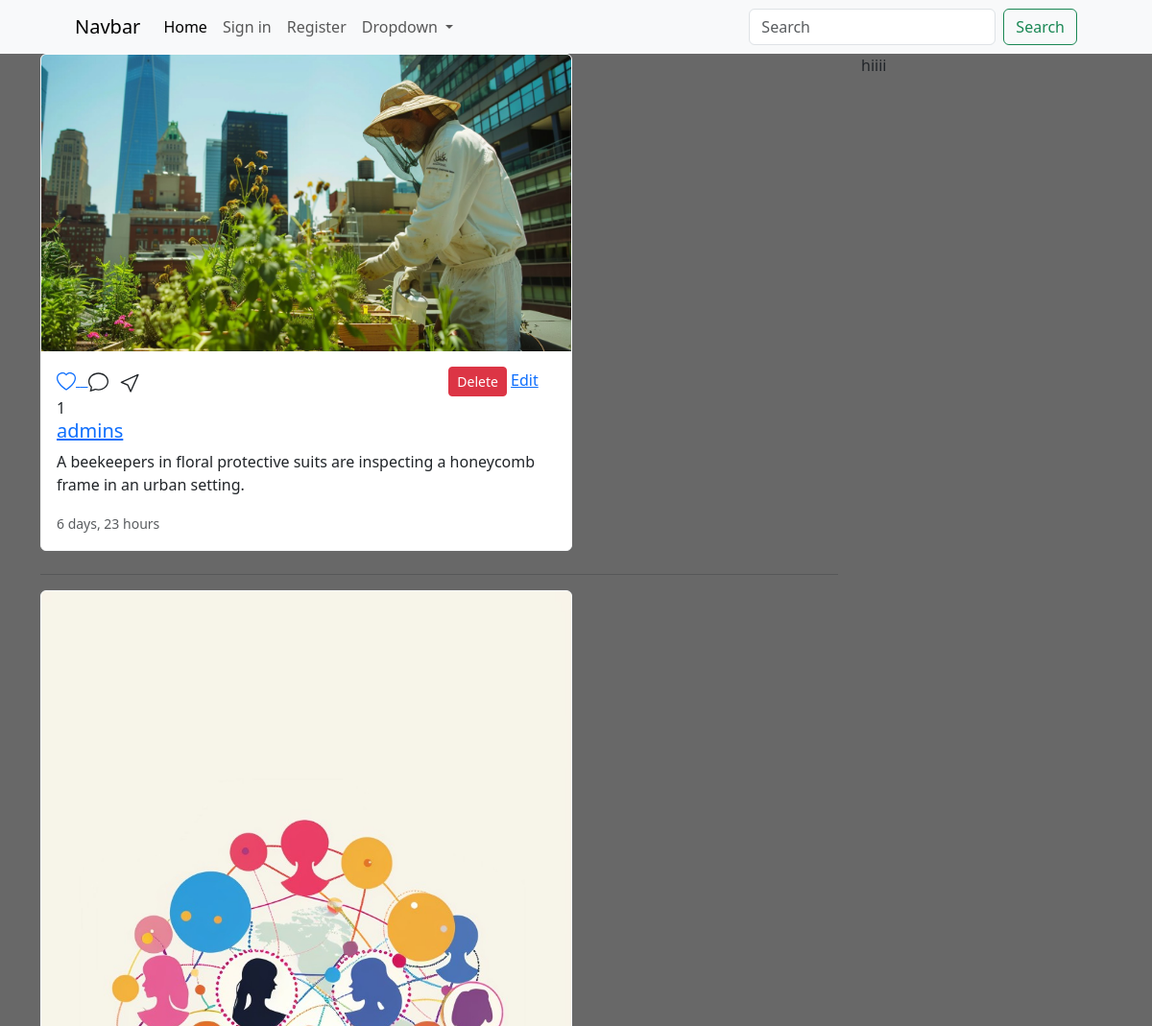
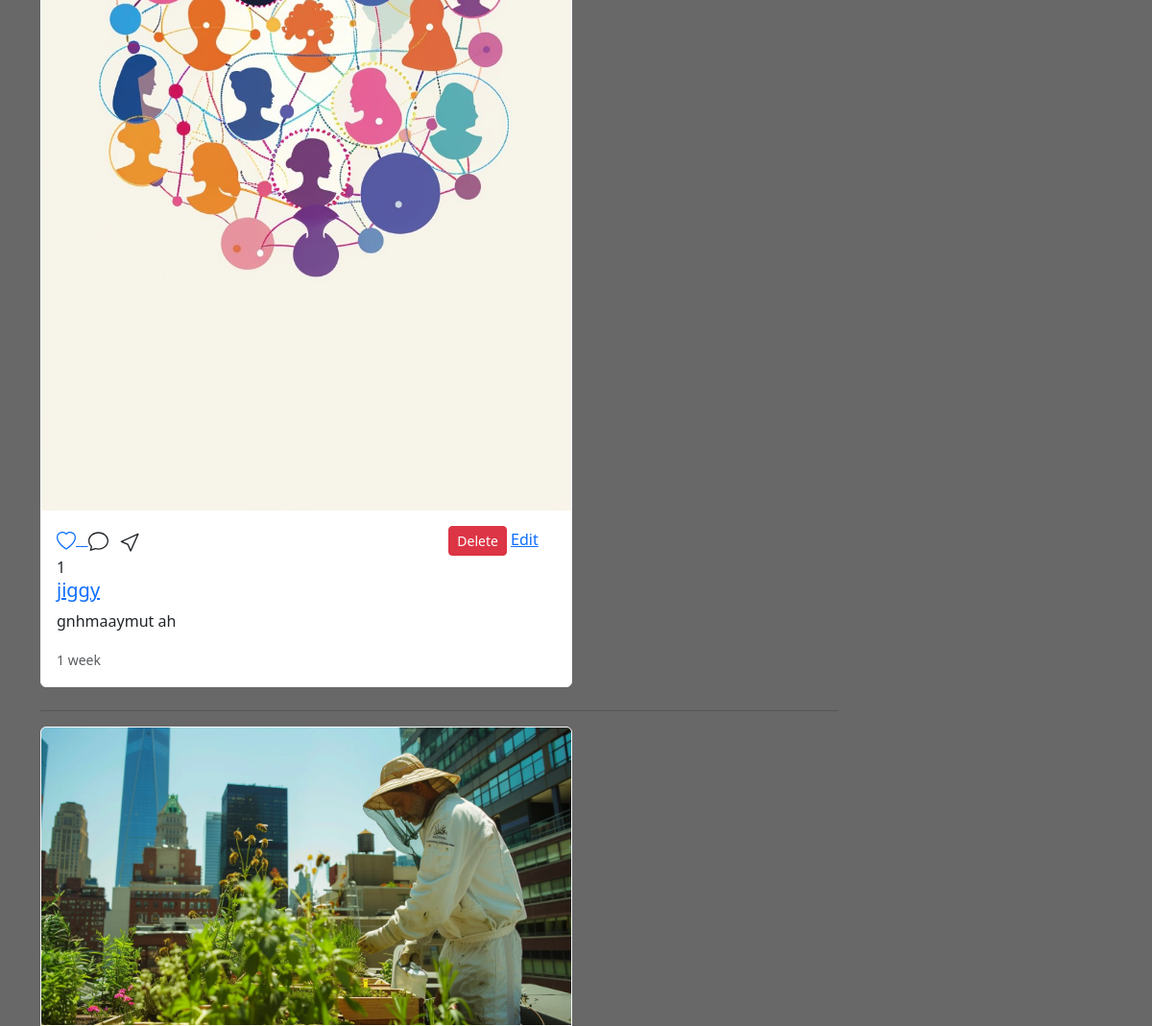
The app's page / (upper part), older data (2 pictures, top to bottom).
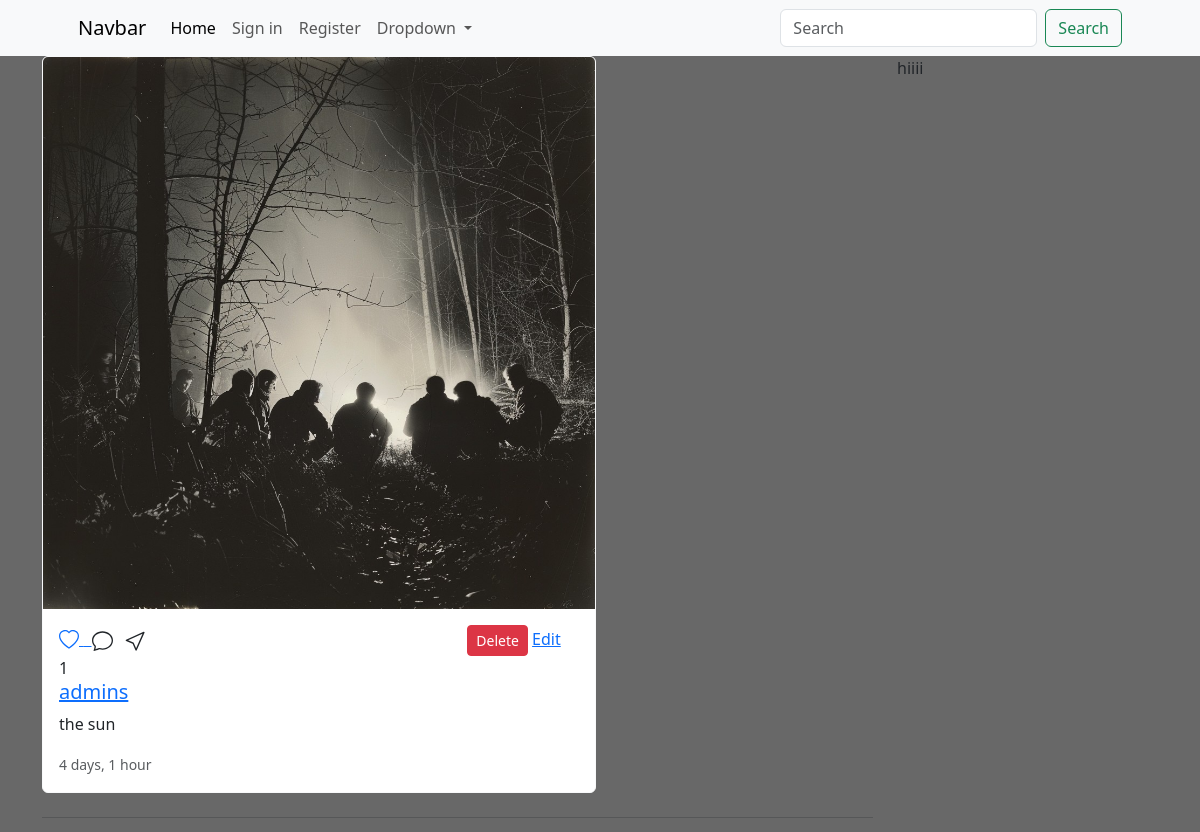
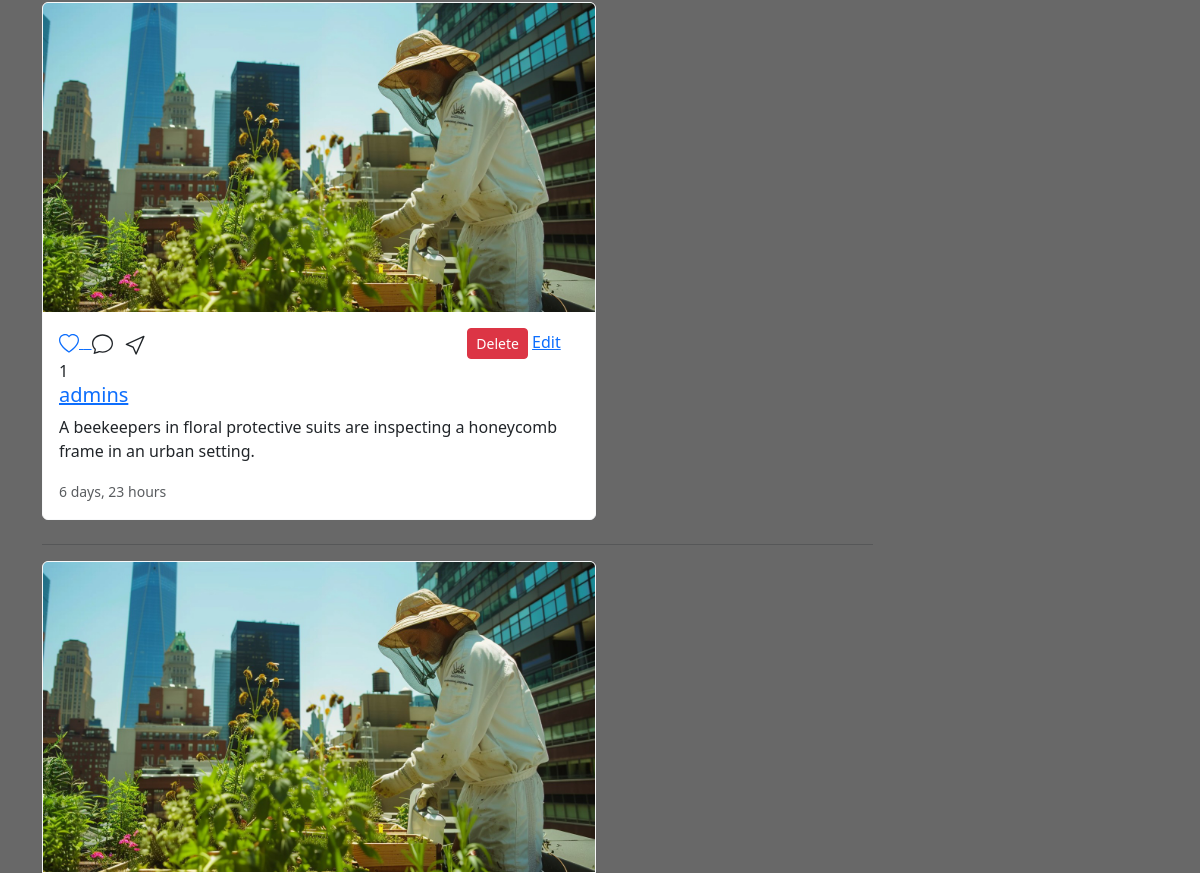
The same page, newer data (2 pictures, top to bottom).
### main/models.py (models this page shows, shortened)
class Post(models.Model):
    user = models.ForeignKey(User,on_delete=models.CASCADE)
    image = models.ImageField(upload_to='posts/')
    caption = models.TextField(blank=True)
    create_at = models.DateTimeField(auto_now_add=True)
    likes = models.IntegerField(default=0)

### main/views.py (the view)
# urls.py: 2. Add a URL to urlpatterns:  path('', views.home, name='home')
def home(request):
    posts = Post.objects.all().order_by('-create_at')
    context = {"posts":posts}
    return render(request,'home.html',context)

### templates/home.html (shortened to what this page needs)
{% extends 'partial/main.html' %}
{% load static %}
{% block content %}
<div class="container">
    <div class="row">
        <div class="col-9">
            {% for post in posts%}
            <div class="card col-sm-8 mb-4 card border-light">
                <a href="{% url 'post_detail' post.id %}"><img src="{{post.image.url}}" class="card-img-top" alt="..."></a>
                <div class="card-body">
                    <div class="run">
                        <a href="{% url 'like_detail' post.id %}">
                        </a>
                            <a href="{% url 'delete' post.id %}" class="btn  btn-sm btn-danger"  >Delete</a>
                            <a href="{% url 'update_upload' post.id%}">Edit</a>
                    </div>
                    {{post.likes}}
                <a href="{% url 'profile' post.user.username %}"><h5 class="card-title">{{post.user}}</h5> </a>
                <p class="card-text">{{post.caption}}</p>
                <p class="card-text"><small class="text-body-secondary">{{post.create_at|timesince}}</small></p>
                </div>
            </div>
            <hr>
            {% endfor %}
        </div>
        <div class="col-3">
            hiiii
        </div>
    </div>
</div>
{% endblock %}

### templates/partial/main.html (shortened to what this page needs)
{% load static %}
<!DOCTYPE html>
<html lang="en">
<head>
    <link rel="stylesheet" href="{% static 'css/style.css' %}">
    <link rel="stylesheet" href="https://cdn.jsdelivr.net/npm/bootstrap-icons@1.11.3/font/bootstrap-icons.min.css">
    <link href="https://cdn.jsdelivr.net/npm/bootstrap@5.3.3/dist/css/bootstrap.min.css" rel="stylesheet">
</head>
<body class="body">
    {% include 'partial/nav.html' %}
    {% block content %}
    {% endblock %}
</body>
</html>

### templates/partial/nav.html (shortened to what this page needs)
<nav class="navbar navbar-expand-lg bg-body-tertiary">
    <div class="container px-4 px-lg-5">
      <a class="navbar-brand" href="{% url 'home' %}">Navbar</a>
      <div class="collapse navbar-collapse" id="navbarSupportedContent">
        <ul class="navbar-nav me-auto mb-2 mb-lg-0">
          <li class="nav-item">
            <a class="nav-link active" aria-current="page" href="{% url 'home' %}">Home</a>
          </li>
          {% if request.user.is_authenticated %}
          <li class="nav-item">
            <a class="nav-link" href="{% url 'logout' %}">Logout</a>
          </li>
          <li class="nav-item">
            <a href="{% url 'profile' request.user.username %}" class="nav-link active" ><i class="bi bi-person"></i> account</a>
           </li>
          {% else %}
          <li class="nav-item">
            <a class="nav-link" href="{% url 'login' %}">Sign in</a>
          </li>
          <li class="nav-item">
            <a class="nav-link" href="{% url 'register' %}">Register</a>
          </li>
         {% endif %}
          <li class="nav-item dropdown">
            <a class="nav-link dropdown-toggle" href="#" role="button" data-bs-toggle="dropdown" aria-expanded="false">
              Dropdown
            </a>
          </li>
        </ul>
        <form class="d-flex" role="search">
          <input class="form-control me-2" type="search" placeholder="Search" aria-label="Search">
          <button class="btn btn-outline-success" type="submit">Search</button>
        </form>
      </div>
    </div>
</nav>

### static/css/style.css (style rules this page uses)
.body { background-color: #686868; }

Row changes from the older to the newer data that the page shows:
removed Post: image (picture), likes "1", user "jiggy", caption "gnhmaaymut ah", create_at "1 week"
added Post: image (picture), likes "1", user "admins", caption "the sun", create_at "4 days, 1 hour"
